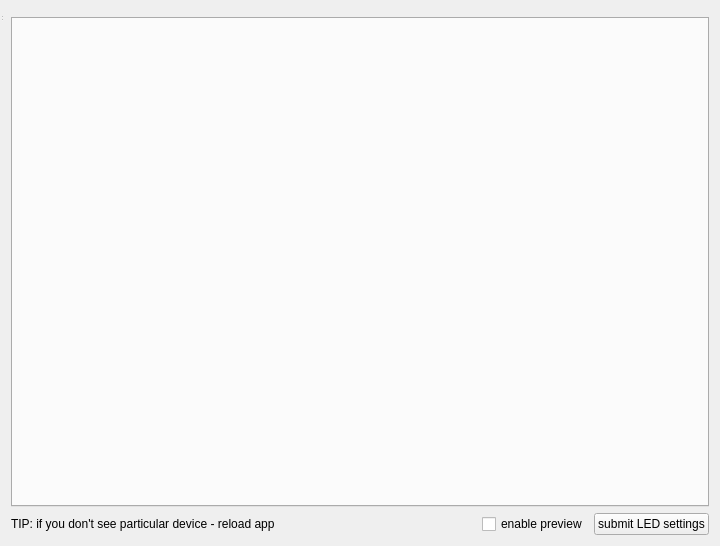
<?xml version="1.0" encoding="UTF-8"?>
<ui version="4.0">
    <class>MainWindow</class>
    <widget class="QWidget" name="MainWindow">
        <property name="geometry">
            <rect>
                <x>0</x>
                <y>0</y>
                <width>720</width>
                <height>546</height>
            </rect>
        </property>
        <property name="windowTitle">
            <string>Sound Visualizer</string>
        </property>
        <layout class="QGridLayout" name="gridLayout_2">
            <item row="0" column="0">
                <widget class="QMenuBar" name="menubar"/>
            </item>
            <item row="1" column="0">
                <layout class="QGridLayout" name="gridLayout">
                    <item row="2" column="0">
                        <layout class="QHBoxLayout" name="horizontalLayout">
                            <item>
                                <widget class="QLabel" name="TIP">
                                    <property name="text">
                                        <string>TIP: if you don't see particular device - reload app</string>
                                    </property>
                                </widget>
                            </item>
                            <item>
                                <spacer name="horizontalSpacer">
                                    <property name="orientation">
                                        <enum>Qt::Horizontal</enum>
                                    </property>
                                    <property name="sizeHint" stdset="0">
                                        <size>
                                            <width>40</width>
                                            <height>20</height>
                                        </size>
                                    </property>
                                </spacer>
                            </item>
                            <item>
                                <widget class="QCheckBox" name="previewCheckBox">
                                    <property name="text">
                                        <string>enable preview</string>
                                    </property>
                                </widget>
                            </item>
                            <item>
                                <widget class="QPushButton" name="buttonSubmit">
                                    <property name="text">
                                        <string>submit LED settings</string>
                                    </property>
                                </widget>
                            </item>
                        </layout>
                    </item>
                    <item row="0" column="0">
                        <widget class="QTabWidget" name="tabWidget">
                            <property name="currentIndex">
                                <number>-1</number>
                            </property>
                        </widget>
                    </item>
                </layout>
            </item>
        </layout>
        <widget class="QStatusBar" name="statusbar">
            <property name="geometry">
                <rect>
                    <x>0</x>
                    <y>0</y>
                    <width>3</width>
                    <height>22</height>
                </rect>
            </property>
        </widget>
    </widget>
    <resources/>
    <connections/>
</ui>
